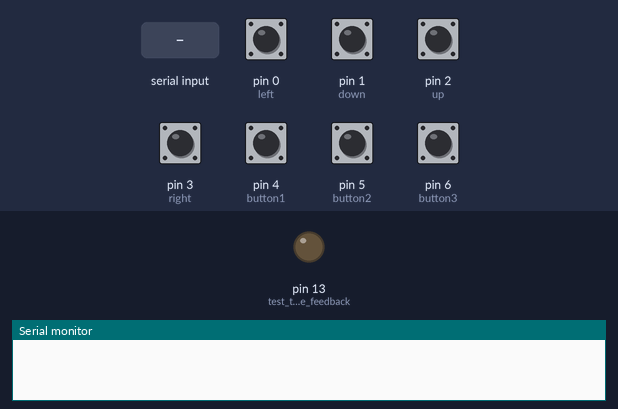
A sketch run on a simulated Arduino Leonardo, built with avr-gcc and run on an emulated ATmega32U4. On the bench: output pins drawn as LEDs (lit = HIGH), the last lines printed to the serial monitor. Inputs (shaded band) come from the test bench; at power-on: pin 0 (left), pin 1 (down), pin 2 (up), pin 3 (right), pin 4 (button1), pin 5 (button2), pin 6 (button3) LOW. USB keyboard and mouse output is not drawn.

Above: at 1.2 s.
1.3 s: "a" received over Serial
At 2.0 s:
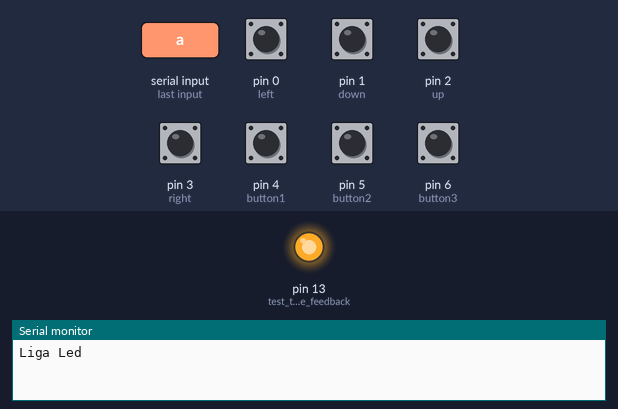
2.8 s: pin 0 (left) pulled HIGH for 0.15 s
4.4 s: pin 1 (down) pulled HIGH for 0.15 s
6.0 s: pin 2 (up) pulled HIGH for 0.15 s
7.6 s: pin 3 (right) pulled HIGH for 0.15 s
9.2 s: pin 4 (button1) pulled HIGH for 0.15 s
Timing chart, 0 to 11.8 s (numbered marks = the images above; inputs shaded):
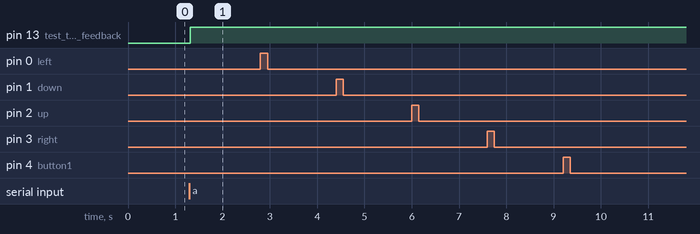

Measured:
- after the input at 1.3 s, pin 13 (test_to_see_feedback): LOW → HIGH at once

The sketch:

Bot_proto.ino
```cpp
/*
================================================================================

    File........... Bot_proto.ino
    Purpose........ To demonstrate how to interface to a buttons and a breadboard
    Author......... Alex Veloso
    E-mail......... alexvs @ gmail.com
    Started........ 16/04/2019
    Finished....... 27/04/2019
    Updated........ --/--/----

================================================================================
   Notes
================================================================================


- The order of pins for the buttons is shown in the table below:

        Bit# | Button
        --------------
          0  |   Left
        --------------
          1  |   Down
        --------------
          2  |   Up
        --------------
          3  | Right
        --------------
          4  |   a
        --------------
          5  |  b
        --------------
          6  |  c
        --------------


================================================================================
  Updates
================================================================================
*/

//===============================================================================
//  Header Files
//===============================================================================

//===============================================================================
//  Constants
//===============================================================================
//
 #include "Keyboard.h" //Arduino Leonardo


//===============================================================================
//  Pin Declarations
//===============================================================================
//Inputs:

const int left          = 0;
const int down          = 1;
const int up            =2;
const int right         =3;
const int button1       =4;
const int button2       =5;
const int button3       =6;

// variables will change:
int buttonState = 0;         // variable for reading the pushbutton status


//===============================================================================
//  Initialization
//===============================================================================
void setup()
{
  // Initialize serial port speed for the serial terminal
  Serial.begin(9600);

  // Set appropriate pins to inputs

  pinMode(left, INPUT);
  pinMode(down, INPUT);
  pinMode(right, INPUT);
  pinMode(up, INPUT);
  pinMode(button1, INPUT);
  pinMode(button2, INPUT);
  pinMode(button3, INPUT);
  pinMode(13, OUTPUT); //test to see feedback
   // initialize control over the keyboard:
   Keyboard.begin(); //Arduino Leonardo
}
//===============================================================================
//  Main
//===============================================================================
void loop()
{

  // Slight delay before we debug what was pressed so we don't spam the
  // serial monitor.
   delay(120);
  if (digitalRead(up) == HIGH){
      Serial.println("cima");
       Keyboard.write(218);
  }
  else if (digitalRead(down) == HIGH){
      Serial.println("abaixo");
       Keyboard.write(217);
  }
   else if (digitalRead(left) == HIGH){
      Serial.println("ixquerda");
       Keyboard.write(216);
  }
  else if (digitalRead(right) == HIGH){
      Serial.println("direita");
       Keyboard.write(215);
  }
  else if (digitalRead(button1) == HIGH){
      Serial.println("BotaoA");
       Keyboard.write(0x61);
  }
  else if (digitalRead(button2) == HIGH){
      Serial.println("BotaoB");
       Keyboard.write(0x62);
  }
   else if (digitalRead(button3) == HIGH){
      Serial.println("BotaoC");
       Keyboard.write(0x63);
  }
   else if (Serial.read() == 'a'){
      Serial.println("Liga Led");
       digitalWrite(13,HIGH);
  }
   else if (Serial.read() == 'b'){
      Serial.println("Desliga Led");
       digitalWrite(13,LOW);
  }
}
```
